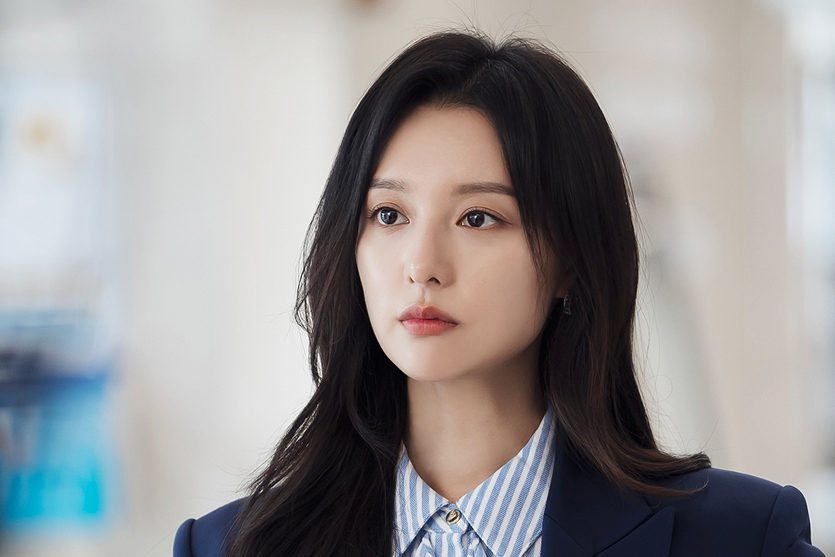
#> input picture class01/homework/Seongwoo/hw6_CNN/input.jpg, 835 x 557 px
$ jupyter execute 'Homework#1_Seongwoo.ipynb'
#> lines starting #> are read from the running program, lines starting #| are printed output that depends on the picture
[cell 1]
import cv2
import numpy as np

# Identity
img = cv2.imread('input.jpg', cv2.IMREAD_GRAYSCALE)
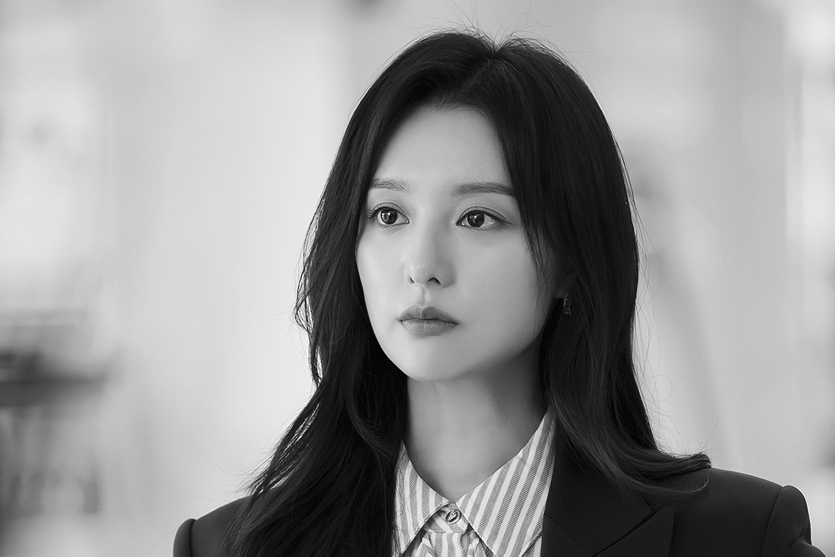
#> img: shape (557, 835); min 0, max 255, mean 150.2
kernel = np.array([[0, 0, 0],[0, 1, 0], [0, 0, 0]])
print(kernel)
output = cv2.filter2D(img, -1, kernel)
cv2.imshow('edge', output)
cv2.waitKey(0)

cv2.destroyAllWindows()

[cell 2]
import cv2
import numpy as np

# Ridge detection
img = cv2.imread('input.jpg', cv2.IMREAD_GRAYSCALE)
kernel = np.array([[0, -1, 0],[-1, 4, -1], [0, -1, 0]])
print(kernel)
output = cv2.filter2D(img, -1, kernel)
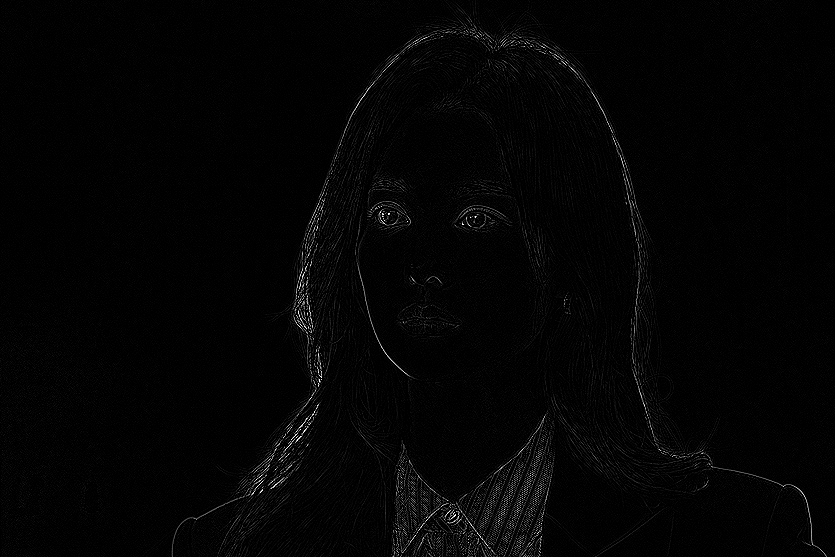
#> output: shape (557, 835); min 0, max 255, mean 4.2
cv2.imshow('edge', output)
cv2.waitKey(0)

cv2.destroyAllWindows()

[cell 3]
import cv2
import numpy as np

# edge detection
img = cv2.imread('input.jpg', cv2.IMREAD_GRAYSCALE)
kernel = np.array([[1, 1, 1],[1, -8, 1], [1, 1, 1]])
print(kernel)
output = cv2.filter2D(img, -1, kernel)
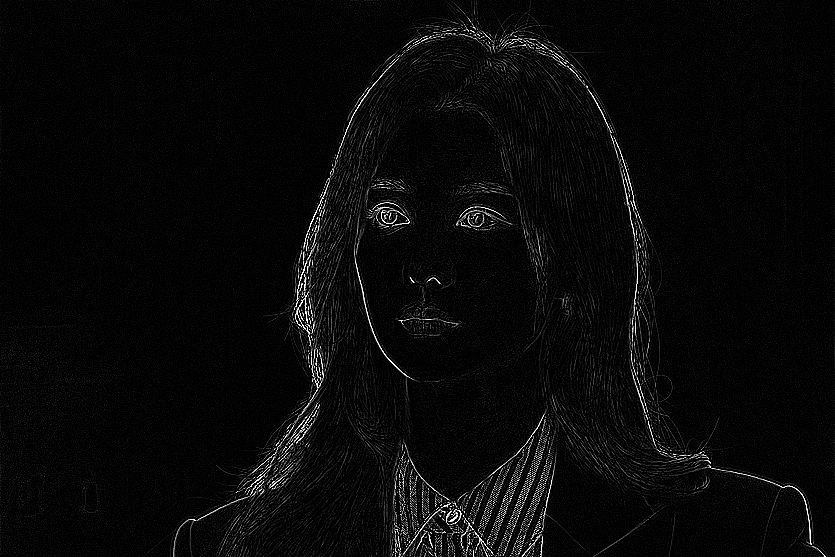
#> output: shape (557, 835); min 0, max 255, mean 8.6
cv2.imshow('edge', output)
cv2.waitKey(0)

cv2.destroyAllWindows()

[cell 4]
import cv2
import numpy as np

# shaprp
img = cv2.imread('input.jpg', cv2.IMREAD_GRAYSCALE)
kernel = np.array([[0, -1, 0],[-1, 5, -1], [0, -1, 0]])
print(kernel)
output = cv2.filter2D(img, -1, kernel)
cv2.imshow('edge', output)
cv2.waitKey(0)

cv2.destroyAllWindows()

[cell 5]
import cv2
import numpy as np

# Box blur
img = cv2.imread('input.jpg', cv2.IMREAD_GRAYSCALE)
kernel = np.array([[1/9, 1/9, 1/9],
                   [1/9, 1/9, 1/9],
                   [1/9, 1/9, 1/9]])
print(kernel)
output = cv2.filter2D(img, -1, kernel)
cv2.imshow('edge', output)
cv2.waitKey(0)

cv2.destroyAllWindows()

[cell 6]
import cv2
import numpy as np

# Gaussian blur 3x3
img = cv2.imread('input.jpg', cv2.IMREAD_GRAYSCALE)
kernel = np.array([[1/16, 2/16, 1/16],
                   [2/16, 4/16, 2/16],
                   [1/16, 2/16, 1/16]])
print(kernel)
output = cv2.filter2D(img, -1, kernel)
cv2.imshow('edge', output)
cv2.waitKey(0)

cv2.destroyAllWindows()

[cell 7]
import cv2
import numpy as np

# Gausian blur 5x5
img = cv2.imread('input.jpg', cv2.IMREAD_GRAYSCALE)
kernel = np.array([[1/256,  4/256,   6/256 ,  4/256, 1/256],
                   [4/256, 16/256, 246/256 , 16/256, 4/256],
                   [6/256, 24/256,  36/256 , 24/256, 6/256],
                   [4/256, 16/256,  24/256 , 16/256, 4/256],
                   [1/256,  4/256,   6/256 ,  4/256, 1/256]])
print(kernel)
output = cv2.filter2D(img, -1, kernel)
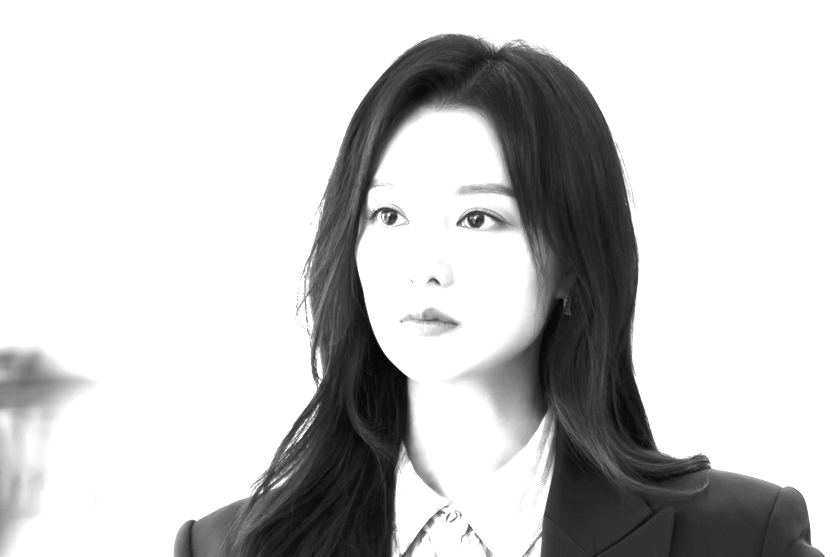
#> output: shape (557, 835); min 8, max 255, mean 201.9
cv2.imshow('edge', output)
cv2.waitKey(0)

cv2.destroyAllWindows()
